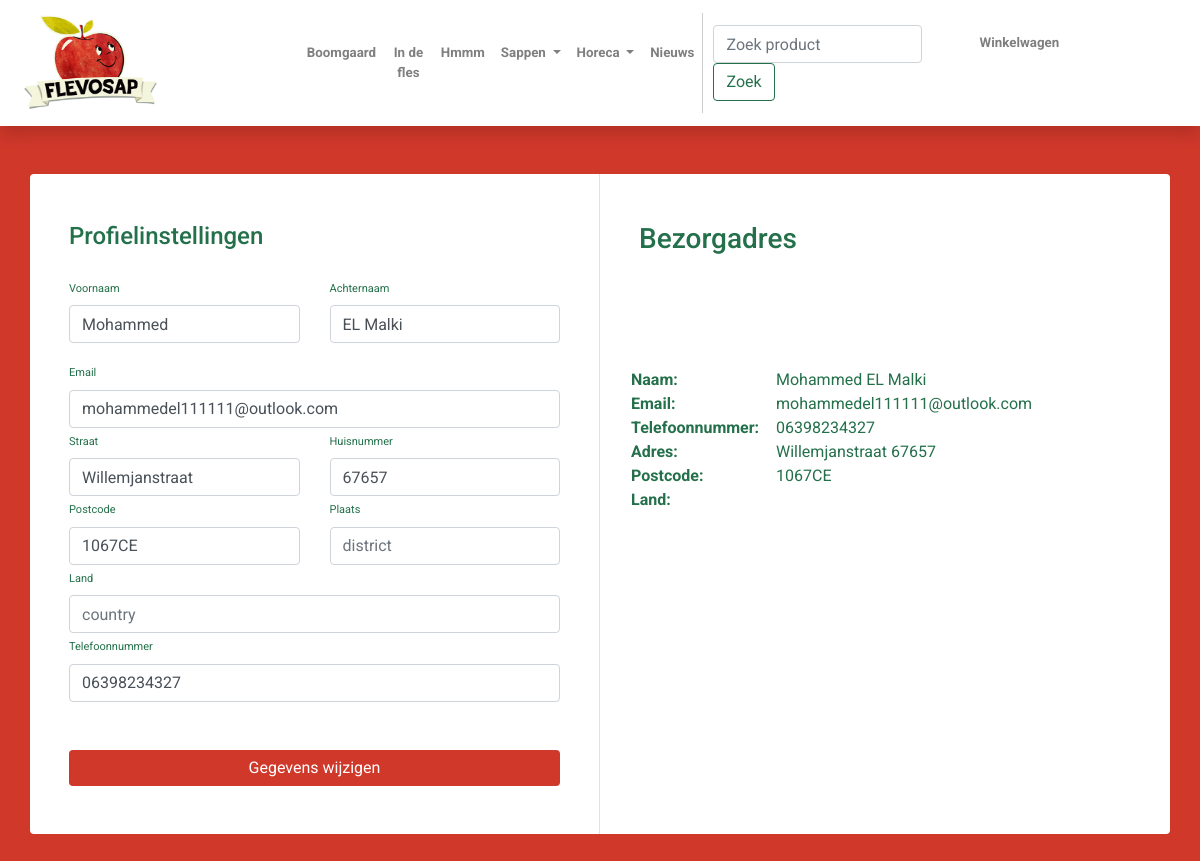
The app's page /myaccount.php (signed in) with its own data.
### tables this page shows
CREATE TABLE `customer` (
  `customerID` int(11) NOT NULL,
  `userid` int(11) NOT NULL,
  `name` varchar(50) NOT NULL,
  `lastname` varchar(50) NOT NULL,
  `phoneNumber` varchar(50) NOT NULL,
  `street` varchar(50) NOT NULL,
  `houseNumber` int(50) NOT NULL,
  `postalCode` varchar(10) NOT NULL,
  `status` tinyint(1) NOT NULL
);

CREATE TABLE `users` (
  `users_id` int(11) NOT NULL,
  `users_uid` tinytext NOT NULL,
  `users_pwd` longtext NOT NULL,
  `users_email` tinytext NOT NULL,
  `emailVerified` tinyint(1) NOT NULL,
  `rol` varchar(10) NOT NULL
);

### classes/profile.classes.php (called while the page is built, shortened)
<?php
include_once "config/dbh.classes.php";
class Account extends Dbh
{
  public function profileDetails()
  {
    $sql = "SELECT * FROM users
    INNER JOIN customer ON users_id = userid
    WHERE users_id = '" . $_SESSION["userid"] . "'";
    $stmt = $this->connect()->query($sql);
    while ($row = $stmt->fetch()) {
      return $row;
    }
  }
}
$account = new Account();

### config/dbh.classes.php (called while the page is built)
<?php
class Dbh
{
    public function connect()
    {
        try {
            $username = "root";
            $password = "";
            $dbh = new PDO('mysql:host=localhost;dbname=p-flevosap', $username, $password);
            return $dbh;
        }
        catch (PDOException $e) {
            print "Error!: " . $e->getMessage() . "<br/>";
            die();
        }
    }
}

### myaccount.php (the view, shortened to what this page needs)
<?php
include "partials/header.php";
include 'classes/profile.classes.php';
include "partials/nav.php";
?>
<!DOCTYPE html>
<html lang="NL">
<head>
    <link rel="stylesheet" href="assets/css/profile.css">
</head>
<body>
    <?php
    $profile = $account->profileDetails();
    if ($profile > 0) {
    ?>
        <div class="container rounded bg-white mt-5 mb-5">
            <div class="row">
                <div class="col-md-6 border-right">
                    <div class="p-4 py-5">
                        <div class="d-flex justify-content-between align-items-center mb-3">
                            <h4 class="text-right">Profielinstellingen</h4>
                        </div>
                        <form action="includes/profilewijzigen.inc.php" method="POST">
                            <div class="row mt-2">
                                <div class="col-md-6"><label class="labels">Voornaam</label><input type="text" name="voornaam" class="form-control" value="<?php print $profile['name']; ?>" placeholder="Voornaam" required></div>
                                <div class="col-md-6"><label class="labels">Achternaam</label><input type="text" name="achternaam" class="form-control" value="<?php print $profile['lastname']; ?>" placeholder="Achternaam" required></div>
                            </div>
                            <div class="row mt-3">
                                <div class="col-md-12"><label class="labels">Email</label><input type="email" name="email" class="form-control" placeholder="Email" value="<?php print $profile['users_email']; ?>" required></div>
                                <div class="col-md-6"><label class="labels">Straat</label><input type="text" name="straat" class="form-control" placeholder="Straat" value="<?php print $profile['street']; ?>" required></div>
                                <div class="col-md-6"><label class="labels">Huisnummer</label><input type="text" name="huisnummer" class="form-control" value="<?php print $profile['houseNumber']; ?>" placeholder="Huisnummer" required></div>
                                <div class="col-md-6"><label class="labels">Postcode</label><input type="text" name="postcode" class="form-control" placeholder="Postcode" value="<?php print $profile['postalCode']; ?>" required></div>
                                <div class="col-md-6"><label class="labels">Plaats</label><input type="text" name="plaats" class="form-control" placeholder="district" value="<?php print $profile['district']; ?>" required></div>
                                <div class="col-md-12"><label class="labels">Land</label><input type="text" name="land" class="form-control" placeholder="country" value="<?php print $profile['country']; ?>" required></div>
                                <div class="col-md-12"><label class="labels">Telefoonnummer</label><input type="text" name="telefoonnummer" class="form-control" placeholder="Telefoonnummer" value="<?php print $profile['phoneNumber']; ?>" required></div>
                            </div>
                            <div class="mt-5 text-center"><input type="submit" name="submit" class="btn btn-primary profile-button" type="button" value="Gegevens wijzigen" style="width:100%"></button></div>
                    </div>
                </div>
                <div class="col-md-4">
                    <div class="p-4 py-5">
                        <div class="justify-content-between align-items-center mb-3">
                            <h3>Bezorgadres</h3>
                        </div>
                    </div>
                    <div class="p-3 py-5">
                        <div class="justify-content-between align-items-center experience">
                            <div class="row">
                                <div class="col-5"><strong>Naam:</strong></div>
                                <div class="col-7"><?php echo $profile['name'] . " " .  $profile['lastname'] ?></div>
                            </div>
                            <div class="row">
                                <div class="col-5"><strong>Email:</strong></div>
                                <div class="col-7"><?php echo $profile['users_email'] ?></div>
                            </div>
                            <div class="row">
                                <div class="col-5"><strong>Telefoonnummer:</strong></div>
                                <div class="col-7"><?php echo $profile['phoneNumber'] ?></div>
                            </div>
                            <div class="row">
                                <div class="col-5"><strong>Adres:</strong></div>
                                <div class="col-7"><?php echo $profile['street'] . " " .  $profile['houseNumber'] ?></div>
                            </div>
                            <div class="row">
                                <div class="col-5"><strong>Postcode:</strong></div>
                                <div class="col-7"><?php echo $profile['postalCode'] . " " .  $profile['district'] ?></div>
                            </div>
                            <div class="row">
                                <div class="col-5"><strong>Land:</strong></div>
                                <div class="col-7"><?php echo $profile['country'] ?></div>
                            </div>
                        </div><br>
                    </div>
                </div>
            </div>
        </div>
</body>
</html>
        <?php
    }
        ?>

### assets/css/styles.css (style rules this page uses)
* { box-sizing: border-box; }
body { font-family: Roboto; }
.container, .container-md, .container-sm { color: #23704A !important; }

### assets/css/profile.css (style rules this page uses)
body { background: rgb(208, 56, 42); }
.profile-button { background: rgb(208, 56, 42); box-shadow: none; border: none }
.labels { font-size: 11px }

### records on screen
customer: voornaam "Mohammed", achternaam "EL Malki", email "mohammedel111111@outlook.com", straat "Willemjanstraat", huisnummer "67657", postcode "1067CE", telefoonnummer "06398234327", name "Mohammed", lastname "EL Malki", userid.users_email "mohammedel111111@outlook.com", phoneNumber "06398234327", street "Willemjanstraat", houseNumber "67657", postalCode "1067CE"
